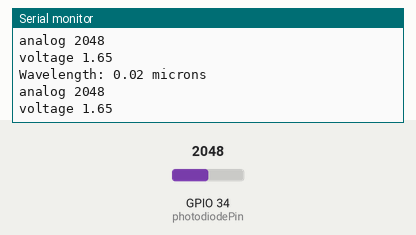
Bench run of a sketch on a simulated ESP32. On the bench: the last lines printed to the serial monitor. The test bench sets the inputs (shaded band); at power-on: GPIO 34 (photodiodePin) = 2048.

Above: at 1.8 s.
1.9 s: GPIO 34 (photodiodePin) set to 2866
At 2.8 s:
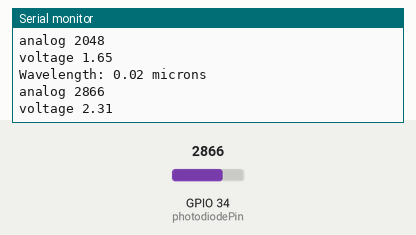
3.4 s: GPIO 34 (photodiodePin) set to 3603
At 4.6 s:
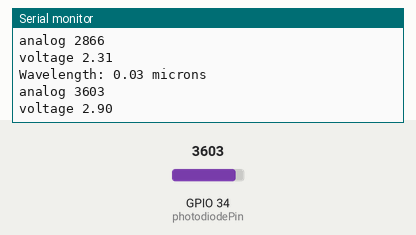
Timing chart, 0 to 6.4 s (numbered marks = the images above; inputs shaded):
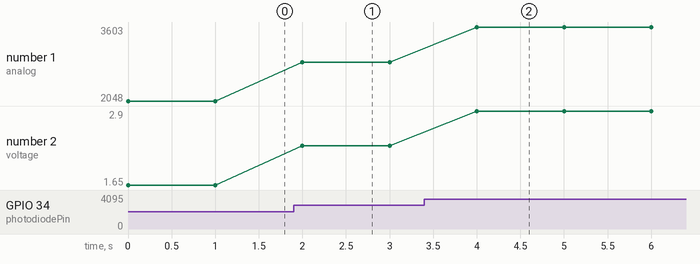

The sketch:

esp32u_photodiode.ino
```cpp
#define photodiodePin 34 // Analog input pin for photodiode
float voltage = 0.0; // Variable to store voltage output
float calibration = 0.01; // Calibration factor to convert voltage to wavelength

void setup() {
  Serial.begin(9600); // Initialize serial communication
}

void loop() {
  // Read the voltage from the photodiode
  int reading = analogRead(photodiodePin);
  // Convert the reading to a voltage
  voltage = reading * (3.3 / 4095.0);
  // Calculate the wavelength from the voltage using the calibration factor
  float wavelength = voltage * calibration;
  // Print the wavelength to the serial monitor
  Serial.print("Wavelength: ");
  Serial.print(wavelength);
  Serial.println(" microns");
  Serial.print("analog ");
  Serial.println(reading);
  Serial.print("voltage ");
  Serial.println(voltage);
  delay(1000); // Wait for one second
}
```

Measured:
- after the input at 1.9 s, the serial monitor: prints a new line after 0.10 s (image 1)
- after the input at 3.4 s, the serial monitor: prints a new line after 0.60 s (image 2)
- plotted number 1: 2048 → 2866 after the input at 1.9 s, 2866 → 3603 after the input at 3.4 s
- plotted number 2: 1.65 → 2.31 after the input at 1.9 s, 2.31 → 2.9 after the input at 3.4 s
